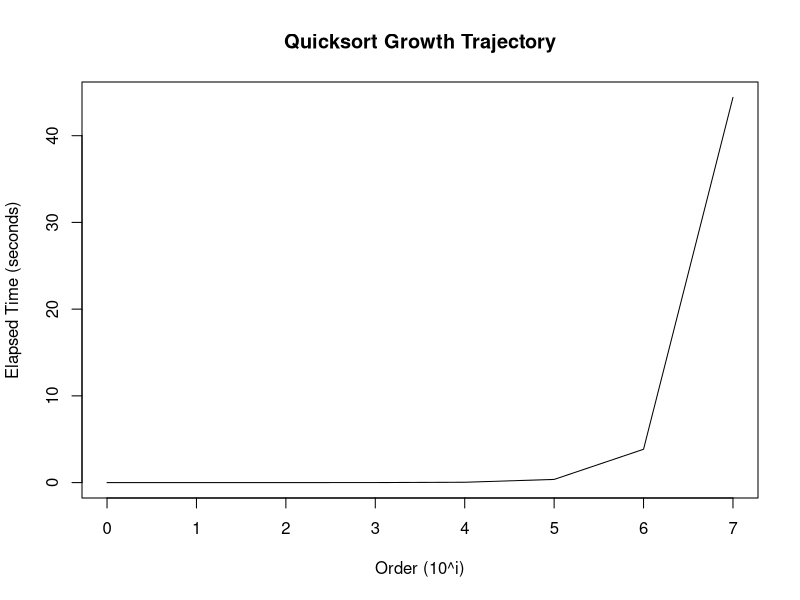

This chart was generated by the following R code:
## this is meant to be an example of what a quicksort function would look like in R
## Conclusion: Quicksort works well for lists with less than 1e7 elements

quicksort <- function(x){
  if(length(x) <= 1) return(x)
  pivot <- x[1]
  handle <- x[-1]
  gt <- handle[handle >= pivot]
  lt <- handle[handle < pivot]
  pre <- quicksort(lt)
  post <- quicksort(gt)
  c(pre, pivot, post)
}

order <- NULL
time <- NULL
for(i in 0:7){
  x <- runif(10^i, 1, 10000)
  time <- c(time, system.time(quicksort(x))[3])
  order <- c(order, i)
}

plot(time~order, type = "l", xlab = "Order (10^i)",
     ylab = "Elapsed Time (seconds)", main = "Quicksort Growth Trajectory")
